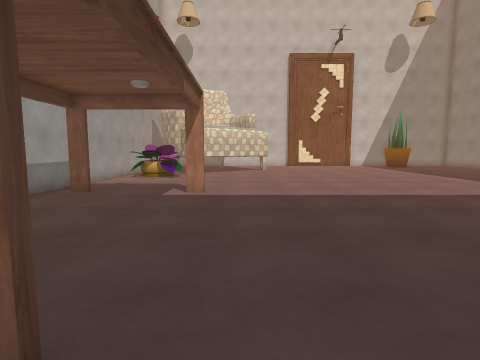
view 1 (above)

15 first-person views from a walk through a scene from a Unity 3-D project. The camera is 1.4 m above the floor, tilts 6° down and sees 80° across. The floor is counted in squares, 1 m on a side. Each view is taken from the middle of a square. On the plan, view 1 faces up. The plan holds only what a view shows up to about 14 squares ahead; the rest is blank. The place goes on beyond the plan. The player is left out. Some surface patterns are stand-ins.

view 2
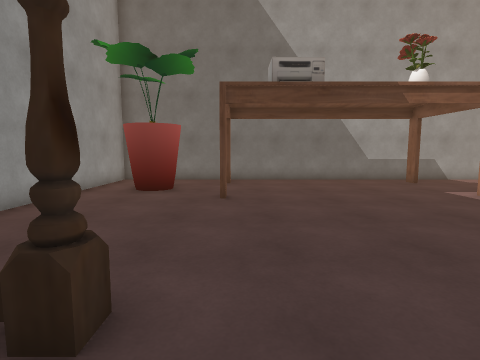

view 3
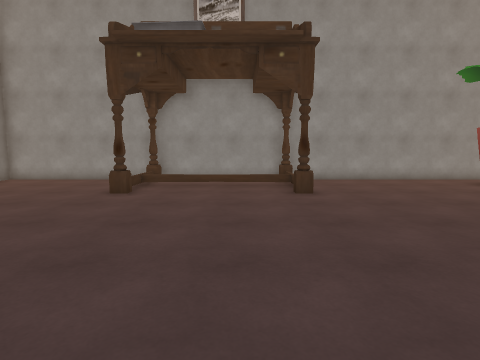

view 4
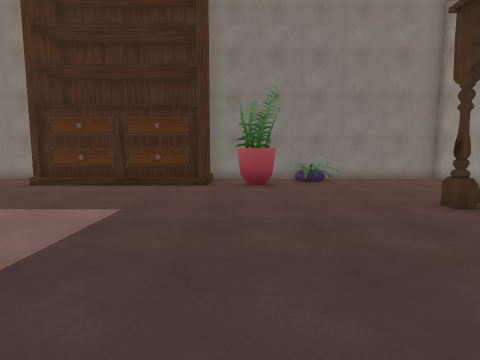

view 5
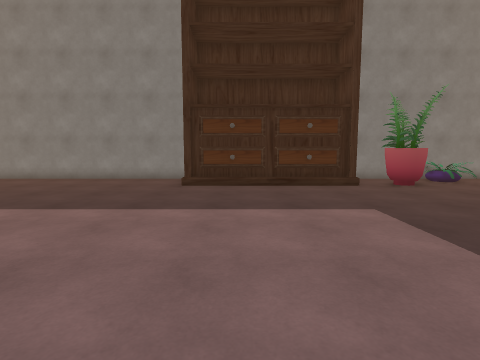

view 6
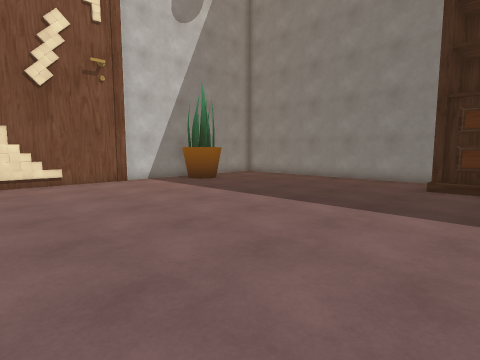

view 7
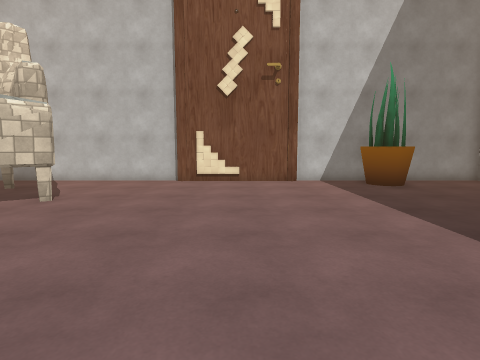

view 8
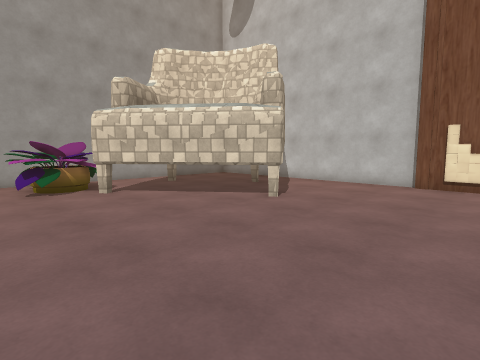

view 9
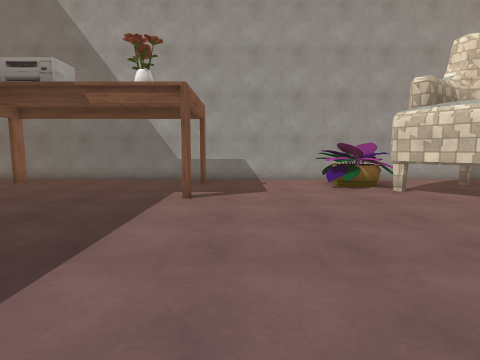

view 10
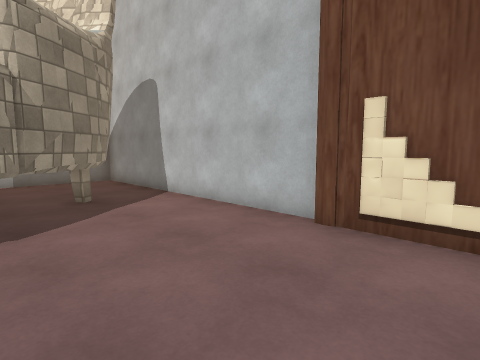

view 11
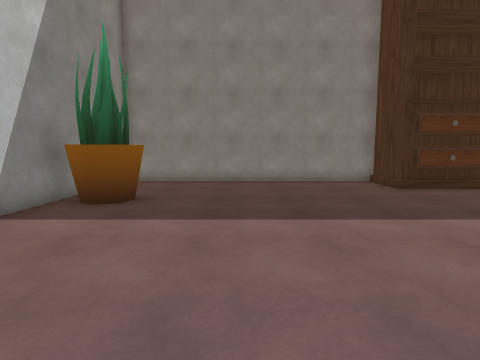

view 12
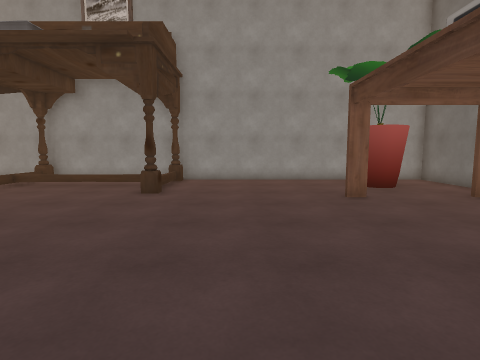

view 13
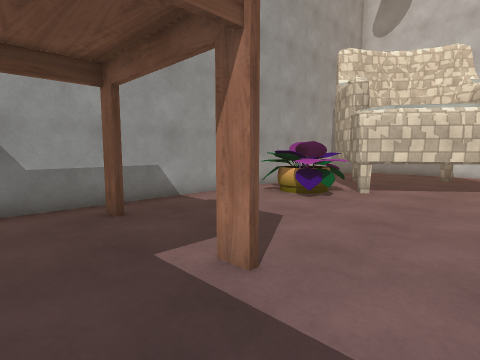

view 14
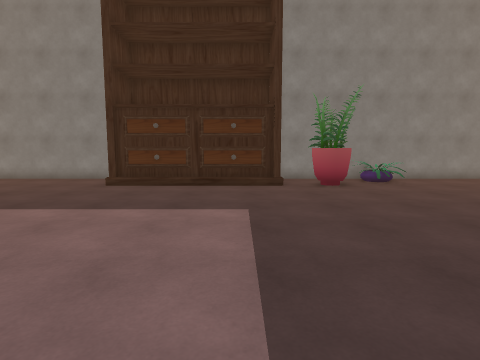

view 15
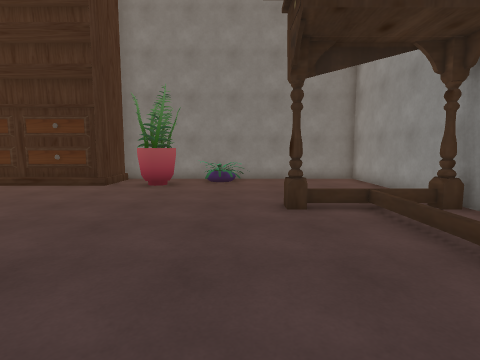

### Floor plan
Points are (right, up) in squares from view 1. A wall is a line through its corners. A room is listed if a view was taken in it or the views show most of it. See-through windows are left out.
Room 1 (views 1, 2, 3, 4, 5, 6, 7, 8, 9, 10, 11, 12, 13, 14, 15)
walls: (15.5, 7.6) (15.5, 14); (15.2, 14.2) (17.4, 14.2); (2, 19.8) (-2.7, 16.1) (-4.7, 18.6); (-4.9, 9.3) (-5.6, 9.3); (-5.5, 9.5) (-5, 9.5); (17.4, 7.4) (15.2, 7.4); (1.2, 20.8) (1.5, 20.4); (-3.6, 17.1) (-4, 17.5); (17.9, 13.9) (17.9, 25.1) (9.6, 25.1); (0.8, 21.5) (1.2, 20.7); (0, 22.2) (0.7, 21.4); (-0.3, 22.7) (0.1, 22.3); (-5.6, 1.6) (-5, 1.6); (4.2, 25.1) (-2.4, 25.1); (9.2, 24.9) (4.5, 24.9); (-6.6, 21.6) (-6.6, -3.5) (17.9, -3.5) (17.9, 7.6)
low walls: (-1.5, 22.7) (-1.2, 22.3)
ways out: opening at (-6, 21); opening at (-2, 24)
objects: plant (-5, 15) to (-3, 17); plant (-4, -2) to (-3, -1); other object (5, -3); other object (5, 1); other object (11, -3); other object (11, 1); plant (12, 23) to (14, 24); plant (15, 5) to (16, 6); plant (17, 2)

Positions as (right, up) in squares from view 1, and headings:
1: (0, 0), facing up
2: (7, 2), facing left
3: (7, 10), facing down
4: (4, 6), facing right
5: (4, 12), facing right
6: (4, 12), facing up-right
7: (7, 12), facing up
8: (7, 13), facing up-left
9: (7, 11), facing left
10: (7, 20), facing up-left
11: (5, 20), facing right
12: (2, 10), facing down
13: (1, 7), facing up-left
14: (4, 9), facing right
15: (4, 2), facing right
